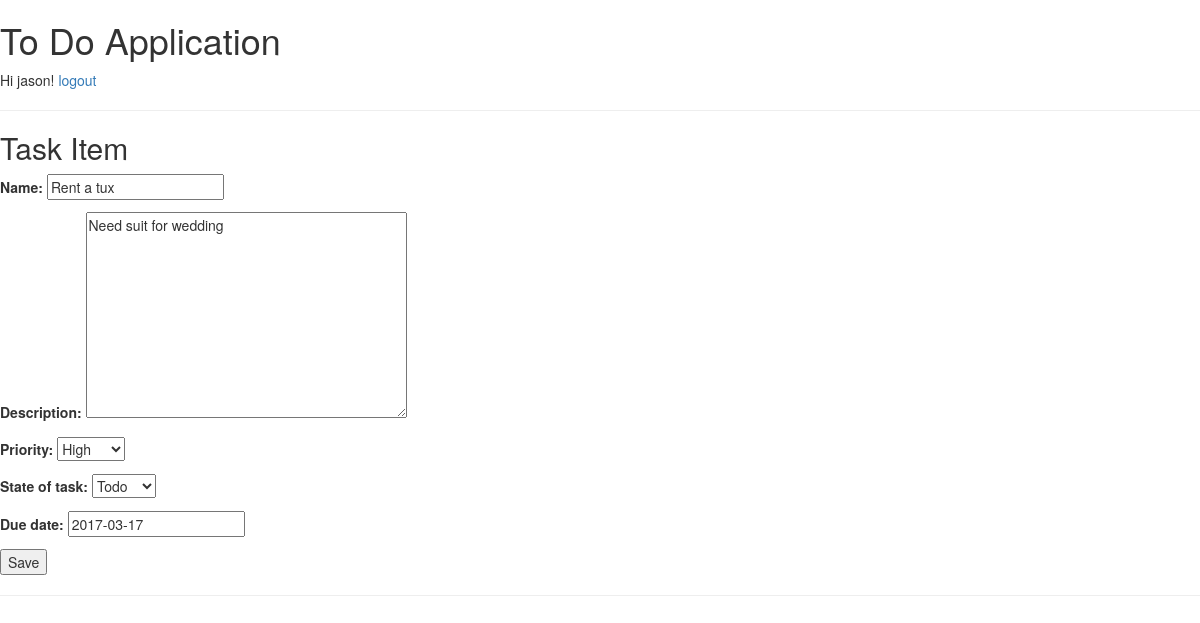
Page /edit/2 (signed in) on the committed database.
### task/models.py (models this page shows, shortened)
class Item(models.Model):
    item_id = models.AutoField(primary_key=True)
    name = models.CharField(max_length=250)
    description = models.TextField(max_length=2500)
    priority = models.IntegerField(choices=PRIORITY_CHOICES, default=2)
    state_of_task = models.IntegerField(choices=STATE_CHOICES)
    due_date = models.DateField()
    class Meta:
        ordering = ['-priority', 'name']
    class Admin:
        pass

### task/views.py (the view)
# urls.py: url(r'^edit/(\d+)$', edit_item_task, name='edit_task'),
@login_required
def edit_item_task(request, id):
    item_record = Item.objects.get(item_id=id)
    if request.method == 'GET':
        form = ItemForm(instance=item_record)
    else:
        form = ItemForm(request.POST, instance=item_record)
        if form.is_valid():
            form.save(commit=True)
        return render_to_response("success_task.html", RequestContext(request))
    return render(request, 'new_task.html', {'form' : form})

### task/forms.py
class ItemForm(ModelForm):
	class Meta:
		model = Item
		fields = '__all__'

### templates/new_task.html (shortened to what this page needs)
{% extends 'registration/base.html' %}
{% block styles %}
<link rel="stylesheet" href="//code.jquery.com/ui/1.12.1/themes/base/jquery-ui.css">
{% endblock %}
{% block content %}
  <h2>Task Item</h2>
  <form method="post">
    {{ form.as_p }}
    <button type="submit">Save</button>
  </form>
{% endblock %}

### templates/registration/base.html (shortened to what this page needs)
<!DOCTYPE html>
<html>
<head>
  <link href="https://maxcdn.bootstrapcdn.com/bootstrap/3.3.7/css/bootstrap.min.css" rel="stylesheet">
  {% block styles %}
  {% endblock %}
</head>
<body>
  <header>
    <h1>To Do Application</h1>
    {% if user.is_authenticated %}
      Hi {{ user.username }}!
      <a href="{% url 'logout' %}">logout</a>
    {% else %}
      <a href="{% url 'login' %}">login</a>
    {% endif %}
  </header>
  <hr>
  <main>
    {% block content %}
    {% endblock %}
  </main>
  <hr>
</body>
</html>

### rows in the picture
Item: name "Rent a tux", description "Need suit for wedding", priority "High", state_of_task "Todo", due_date "2017-03-17"

### other values in the picture
{{ user.username }} "jason"
